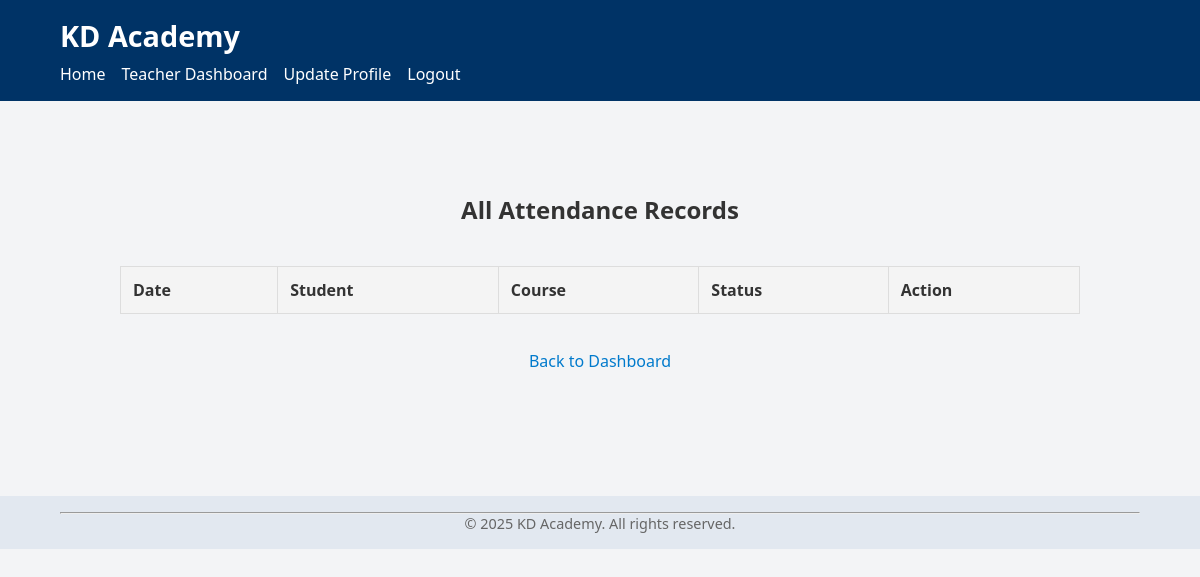
Page /teacher/all_attendance (signed in) on the earlier database version.
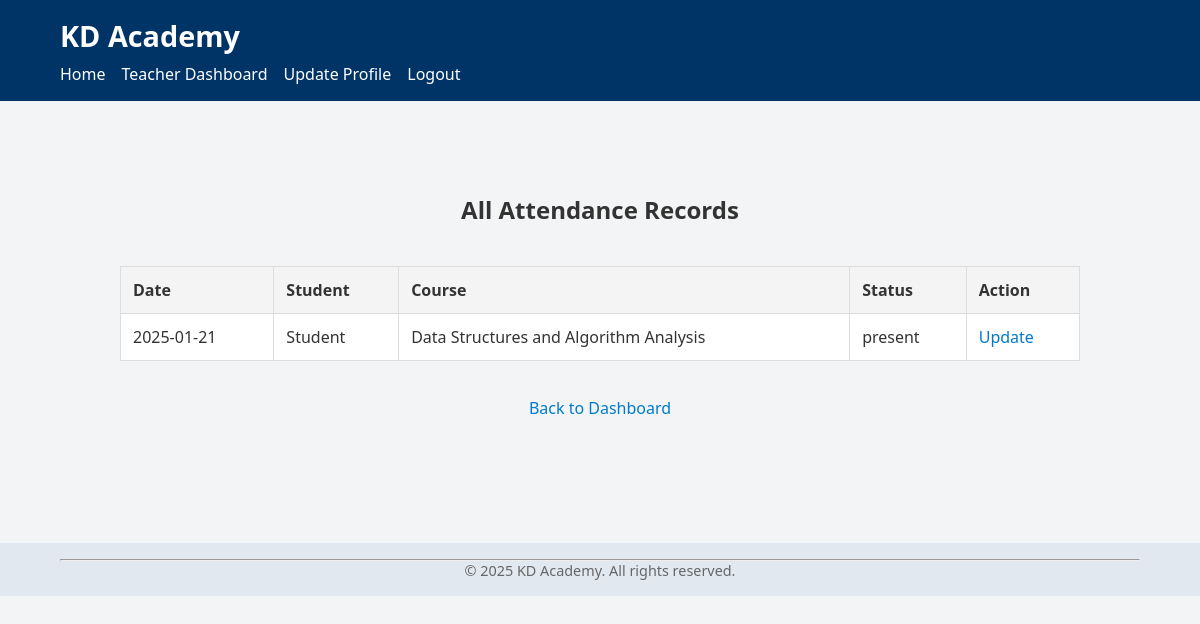
Same page on the later database version.
### tables this page shows
CREATE TABLE attendance (
            id INTEGER PRIMARY KEY AUTOINCREMENT,
            enrollment_id INTEGER NOT NULL,
            date TEXT NOT NULL,
            status TEXT NOT NULL, -- e.g., 'present' or 'absent'
            FOREIGN KEY (enrollment_id) REFERENCES enrollments(id)
        );

CREATE TABLE users (
            id INTEGER PRIMARY KEY AUTOINCREMENT,
            username TEXT NOT NULL UNIQUE,
            password TEXT NOT NULL,
            role TEXT NOT NULL
            -- e.g., 'student', 'teacher', 'admin'
        );

CREATE TABLE courses (
            id INTEGER PRIMARY KEY AUTOINCREMENT,
            name TEXT NOT NULL,
            semester TEXT NOT NULL
        );

### app.py (the view)
@app.route("/teacher/all_attendance")
def teacher_all_attendance():
    if "user_id" not in session or session.get("role") != "teacher":
        return "Access Denied. Teacher Only."
    db = get_db()
    attendance_records = db.execute("""
        SELECT a.id AS attendance_id,
               a.date,
               a.status,
               c.name AS course_name,
               u.username AS student_name
          FROM attendance a
          JOIN enrollments e ON a.enrollment_id = e.id
          JOIN courses c     ON e.course_id = c.id
          JOIN users u      ON e.user_id = u.id
      ORDER BY a.date DESC
    """).fetchall()
    return render_template("teacher_all_attendance.html", attendance_records=attendance_records)

### app.py (called while the page is built)
def get_db():
    db = getattr(g, "_database", None)
    if db is None:
        db = g._database = sqlite3.connect(DATABASE)
        db.row_factory = sqlite3.Row
    return db

@app.teardown_appcontext
def close_connection(exception):
    db = getattr(g, "_database", None)
    if db is not None:
        db.close()

### templates/teacher_all_attendance.html (shortened to what this page needs)
{% extends "base.html" %}
{% block content %}
<section class="all-attendance-records-page">
    <h2>All Attendance Records</h2>
    <div class="table-responsive">
        <table class="attendance-records-table">
            <thead>
                <tr>
                    <th>Date</th>
                    <th>Student</th>
                    <th>Course</th>
                    <th>Status</th>
                    <th>Action</th>
                </tr>
            </thead>
            <tbody>
                {% for record in attendance_records %}
                <tr>
                    <td>{{ record.date }}</td>
                    <td>{{ record.student_name }}</td>
                    <td>{{ record.course_name }}</td>
                    <td>{{ record.status }}</td>
                    <td>
                        <a class="update-link"
                            href="{{ url_for('update_attendance', attendance_id=record.attendance_id) }}">
                            Update
                        </a>
                    </td>
                </tr>
                {% endfor %}
            </tbody>
        </table>
    </div>
    <p class="back-link">
        <a href="{{ url_for('teacher_dashboard') }}">Back to Dashboard</a>
    </p>
</section>
{% endblock %}

Differences in the rows shown:
added attendance: date "2025-01-21", student_name "Student", course_name "Data Structures and Algorithm Analysis", status "present"
